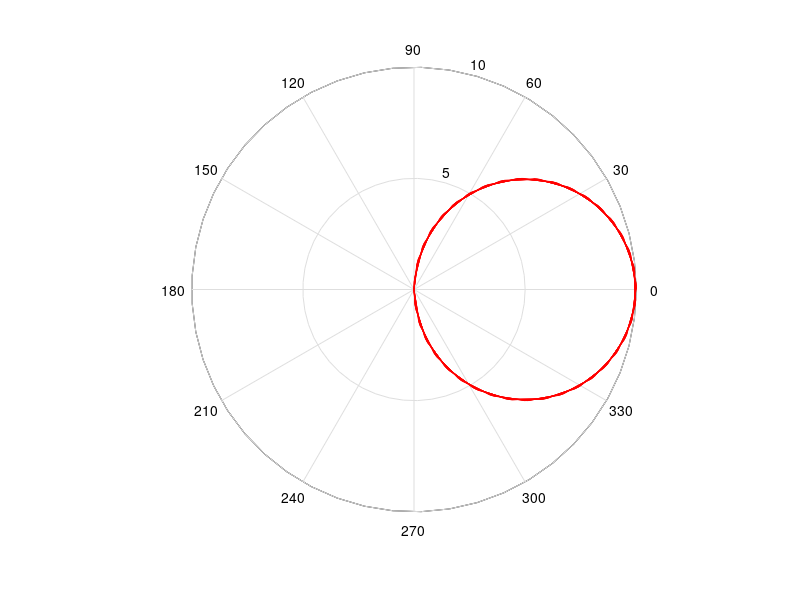

MATLAB code for this plot:
clear;

a_ = 5; % Length of the Ellipse in x-axis
b_ = 5; % Length of the Ellipse in y-axis (when a = b, then it is a circle)
deter_0_ = (0 / (2 * pi)); % Ellipse centered at a point (r0, ?0)
r_0_ = 5; % Ellipse centered at a point (r0, ?0)
phi_ = deter_0_; % a_ axis rotated by phi_ relative to the polar axis

% Create the matrix to store the angles(in deter) and radius
deter_ = zeros(361,1);
r_ = zeros(361,1);
starting_angle_ = 0;
for i = 1 : 361
    deter_(i,1) = starting_angle_ / (2 * pi);
    starting_angle_ = starting_angle_ + 1;
end

% Calculate the radius 
for i = 1 : 361
    sin_square_ = 0.5 - 0.5 * cos(2 * (deter_(i,1) - deter_0_));
    R_ = (b_ * b_ - a_ * a_) * cos(2 * deter_(i,1) - 2 * deter_0_) + ...
        (a_ * a_) + (b_ * b_);
    P_ = r_0_ * ((b_ * b_ - a_ * a_) * cos(deter_(i,1) + deter_0_ - ...
        2 * phi_) + (a_ * a_ + b_ * b_) * cos(deter_(i,1) - deter_0_));
    Q_ = sqrt(2) * a_ * b_ * sqrt(R_ - 2 * r_0_ * r_0_ * ...
        sin_square_); 
    r_(i,1) = (P_ + Q_) / R_;
end
 
polar(deter_, r_, 'r-');